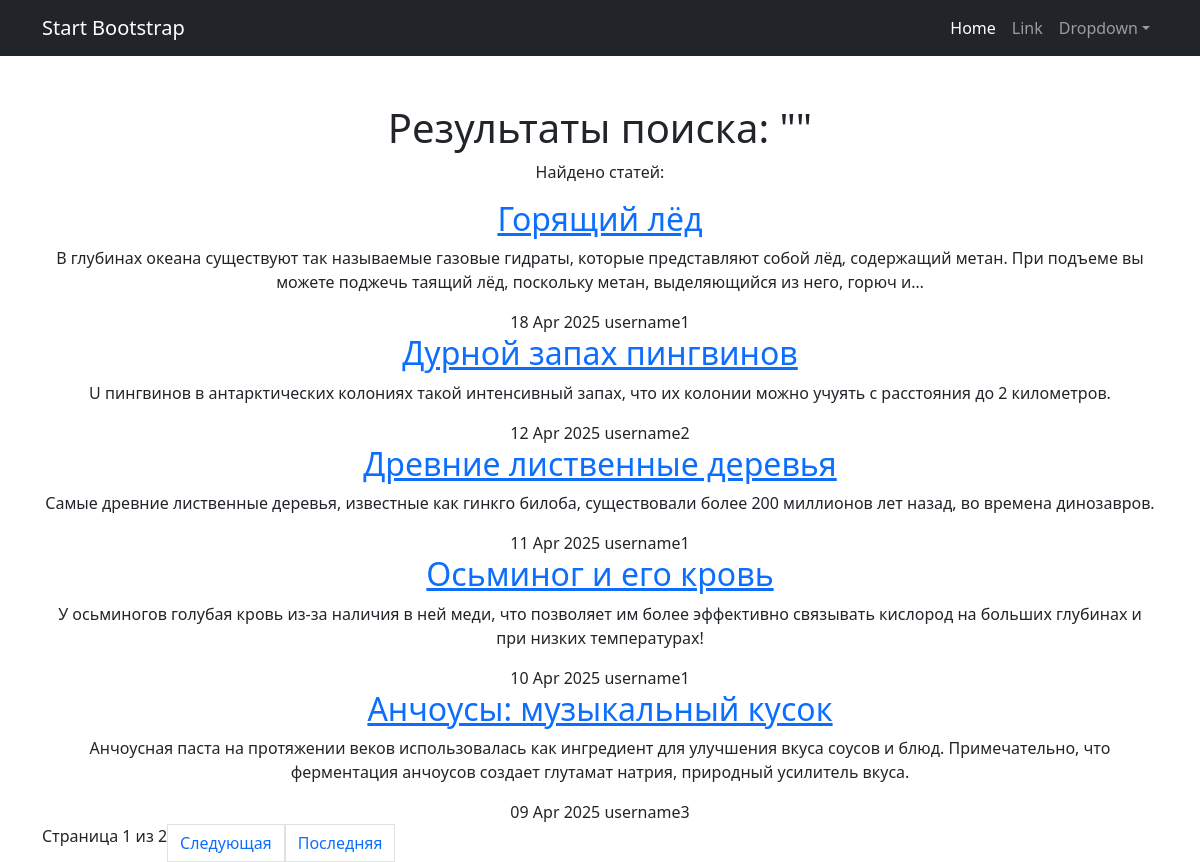
The app's page /article_search/, older data.
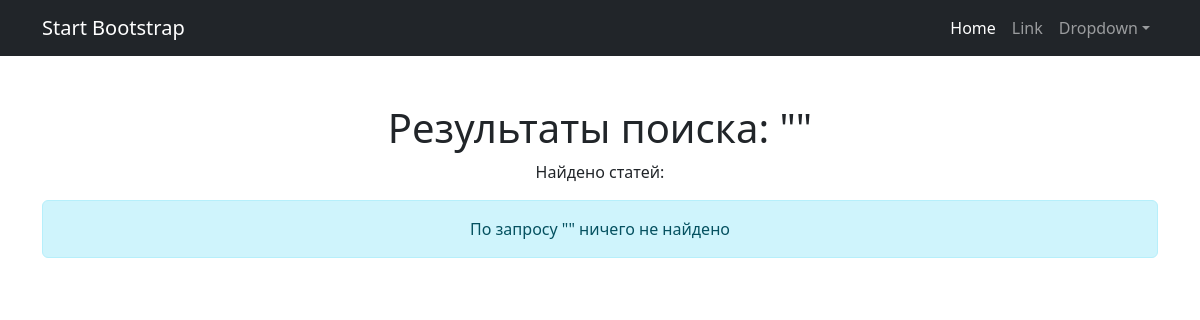
The same page, newer data.
### info/models.py (models this page shows, shortened)
class Article(models.Model):
    title = models.CharField(max_length=200)
    content = models.TextField()
    pub_date = models.DateTimeField('date published')
    author = models.ForeignKey(User, on_delete=models.CASCADE, related_name='articles')
    categories = models.ManyToManyField(Category, related_name='articles', verbose_name="Категории")
    class Meta:
        permissions = [
            ('can_create_article', 'Может создавать статью'),
            ('can_edit_article', 'Может редактировать статью'),
            ('can_delete_article', 'Может удалять статью'),
        ]

### info/views.py (the view)
# urls.py: path('article_search/', article_search, name='article_search'),
def article_search(request):
    query = request.GET.get('q', '')
    articles = Article.objects.all()
    if query:
        articles = articles.filter(
            Q(title__icontains=query) |
            Q(content__icontains=query)
        ).distinct()
    paginator = Paginator(articles.order_by('-pub_date'), 5)
    page_number = request.GET.get('page')
    page_obj = paginator.get_page(page_number)
    return render(request, 'article_search.html', {
        'page_obj': page_obj,
        'search_query': query
    })

### accounts/templatetags/auth_extras.py (called while the page is built)
@register.filter(name='in_group')
def in_group(user, group_name):
    return user.groups.filter(name=group_name).exists()

### info/templatetags/my_filters.py (called while the page is built)
@register.filter(name='censor')
def censor(value):
    for pattern in BAD_PATTERNS:
        regex_pattern = re.compile(pattern, re.IGNORECASE)  # Игнорирование регистра
        value = regex_pattern.sub(lambda x: '*' * len(x.group()), value)
    return value

### templates/article_search.html (shortened to what this page needs)
{% extends 'default.html' %}
{% load my_filters %}
{% load auth_extras %}
{% block content %}
<div class="search-results">
    <h1> Результаты поиска: "{{ search_query }}"</h1>
    <p class="search-stats">Найдено статей: {{ total_results }}</p>
    <div class="articles-list">
        {% if page_obj.object_list %}
            {% for article in page_obj %}
                <div class="article-card">
                    <div class="article-content">
                        <h2 class="article-title">
                            <a href="{% url 'article_detail' article.id %}">{{ article.title|censor }}</a>
                        </h2>
                        <p class="article-preview">{{ article.content|censor|truncatechars:200 }}</p>
                        <div class="article-meta">
                            <span class="article-date">
                                 {{ article.pub_date|date:"d M Y" }}
                            </span>
                            <span class="article-author">
                                 {{ article.author.username }}
                            </span>
                        </div>
                    </div>
                </div>
            {% endfor %}
        {% else %}
            <div class="no-results alert alert-info">
                 По запросу "{{ search_query }}" ничего не найдено
            </div>
        {% endif %}
    </div>
    {% if page_obj.paginator.num_pages > 1 %}
    <div class="pagination">
        <span class="current-page">
            Страница {{ page_obj.number }} из {{ page_obj.paginator.num_pages }}
        </span>
        {% if page_obj.has_next %}
            <a href="?q={{ search_query }}&page={{ page_obj.next_page_number }}" class="page-link next-page">
                Следующая
            </a>
            <a href="?q={{ search_query }}&page={{ page_obj.paginator.num_pages }}" class="page-link last-page">
                Последняя
            </a>
        {% endif %}
    </div>
    {% endif %}
</div>
{% endblock content %}

Row changes from the older to the newer data that the page shows:
removed Article: title|censor "Горящий лёд", content|censor "В глубинах океана существуют так называемые газовые гидраты, которые представляют собой лёд, содержащий метан. При подъеме вы можете поджечь таящий лёд, поскольку метан, выделяющийся из него, горюч и…", pub_date "18 Apr 2025", author.username "username1"
removed Article: title|censor "Дурной запах пингвинов", content|censor "U пингвинов в антарктических колониях такой интенсивный запах, что их колонии можно учуять с расстояния до 2 километров.", pub_date "12 Apr 2025", author.username "username2"
removed Article: title|censor "Древние лиственные деревья", content|censor "Самые древние лиственные деревья, известные как гинкго билоба, существовали более 200 миллионов лет назад, во времена динозавров.", pub_date "11 Apr 2025", author.username "username1"
removed Article: title|censor "Осьминог и его кровь", content|censor "У осьминогов голубая кровь из-за наличия в ней меди, что позволяет им более эффективно связывать кислород на больших глубинах и при низких температурах!", pub_date "10 Apr 2025", author.username "username1"
removed Article: title|censor "Анчоусы: музыкальный кусок", content|censor "Анчоусная паста на протяжении веков использовалась как ингредиент для улучшения вкуса соусов и блюд. Примечательно, что ферментация анчоусов создает глутамат натрия, природный усилитель вкуса.", pub_date "09 Apr 2025", author.username "username3"
Text that changed along with them:
{{ page_obj.number }}: "1" → (not shown)
{{ page_obj.paginator.num_pages }}: "2" → (not shown)
text no longer shown: "Страница из Следующая Последняя"
text now shown: "По запросу \" \" ничего не найдено"
